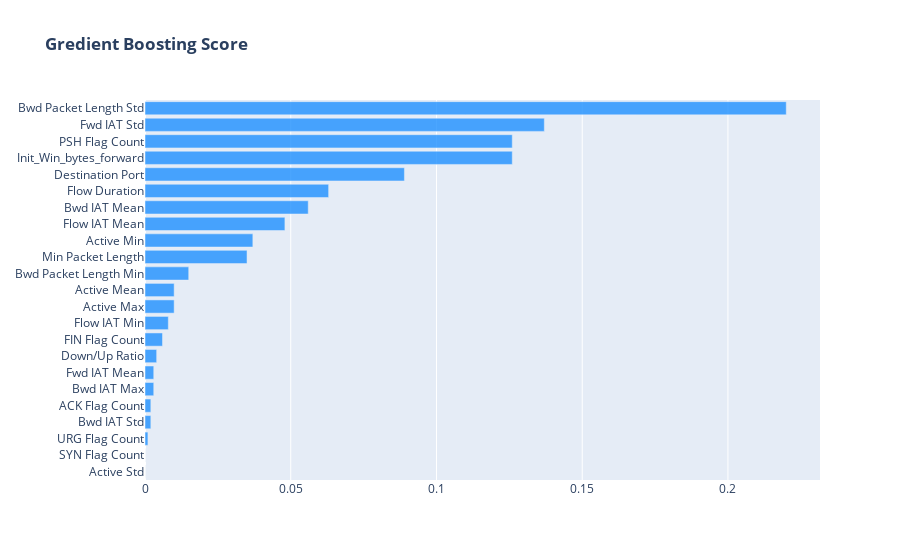

Write notebook code for a chart like this one.
### Code cell
import plotly.graph_objects as go
fig = go.Figure()
fig.add_trace(go.Bar(orientation='h',y=importances['feature'],
                     x=importances['importance'],
                     name='feature-score', marker_color='rgba(30, 144, 255, .8)'))
fig
fig.update_layout(title='<b>Gradient Boosting Score</b>',yaxis={'categoryorder':'total ascending'})

### Figure 1 — Plotly figure (JSON) as saved in the notebook; plotly's stock layout.template omitted (floating-point values rounded to 4 significant figures)
{"data": [{"marker": {"color": "rgba(30, 144, 255, .8)"}, "name": "feature-score", "orientation": "h", "type": "bar", "x": [0.22, 0.137, 0.126, 0.126, 0.089, 0.063, 0.056, 0.048, 0.037, 0.035, 0.015, 0.01, 0.01, 0.008, 0.006, 0.004, 0.003, 0.003, 0.002, 0.002, 0.001, 0, 0], "y": [" Bwd Packet Length Std", " Fwd IAT Std", "Init_Win_bytes_forward", " PSH Flag Count", " Destination Port", " Flow Duration", " Bwd IAT Mean", " Flow IAT Mean", " Active Min", " Min Packet Length", " Bwd Packet Length Min", " Active Max", "Active Mean", " Flow IAT Min", "FIN Flag Count", " Down/Up Ratio", " Bwd IAT Max", " Fwd IAT Mean", " Bwd IAT Std", " ACK Flag Count", " URG Flag Count", " Active Std", " SYN Flag Count"]}], "layout": {"title": {"text": "<b>Gredient Boosting Score</b>"}, "yaxis": {"categoryorder": "total ascending"}}}
